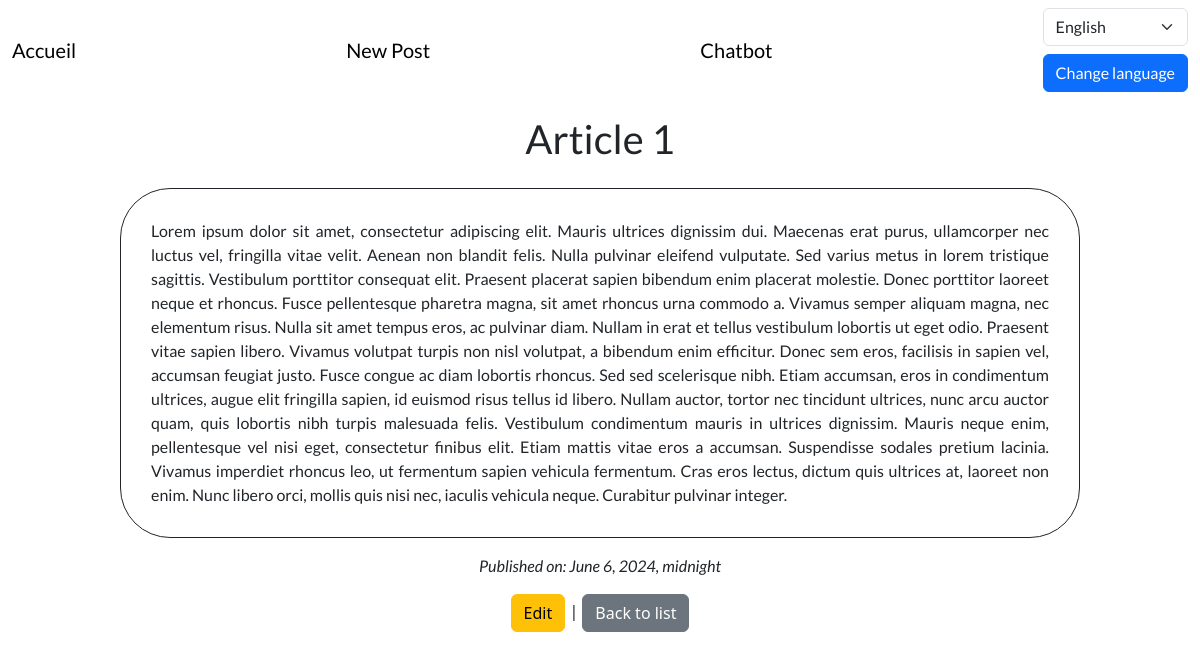
Screenshot of /en/post/2/ with the database file from the repository.
### main/models.py (models this page shows, shortened)
class BlogPost(models.Model):
    title = models.CharField(max_length=200)
    content = models.TextField()
    publication_date = models.DateTimeField(default=timezone.now)

### main/views.py (the view)
# urls.py: path('post/<int:pk>/', views.blog_post_detail, name='blog_post_detail'),
def blog_post_detail(request, pk):
    post = get_object_or_404(BlogPost, pk=pk)
    return render(request, 'blog_post_detail.html', {'post': post})

### main/templates/blog_post_detail.html (shortened to what this page needs)
<!DOCTYPE html>
<html>
<head>
    {% load static %}
    {% load i18n %}
    <link href="{% static 'css/blog_post_detail.css' %}" rel="stylesheet">
    <link href="https://cdn.jsdelivr.net/npm/bootstrap@5.3.3/dist/css/bootstrap.min.css" rel="stylesheet"
>
</head>
<body id="body">
    <nav id="navbar" class="navbar navbar-expand-lg">
        <div class="container-fluid">
            <a class="navbar-brand" href="/">Accueil</a>
            <a class="navbar-brand" href="{% url 'blog_post_new' %}">{% trans "New Post" %}</a>
            <a class="navbar-brand" href="/chatbot">Chatbot</a>
            <form action="{% url 'set_language' %}" method="post">
                <select name="language" class="form-select">
                    {% get_current_language as LANGUAGE_CODE %}
                    {% get_available_languages as LANGUAGES %}
                    {% for lang in LANGUAGES %}
                    {% if lang.0 == LANGUAGE_CODE %}
                    <option value="{{ lang.0 }}" selected>{{ lang.1 }}</option>
                    {% else %}
                    <option value="{{ lang.0 }}">{{ lang.1 }}</option>
                    {% endif %}
                    {% endfor %}
                </select>
                <input type="submit" value="{% trans 'Change language' %}" class="btn btn-primary mt-2">
            </form>
        </div>
    </nav>
    <h1 id="title-post">{{ post.title }}</h1>
    <p id="content-post">{{ post.content }}</p>
    <p><em>Published on: {{ post.publication_date }}</em></p>
    <a href="{% url 'blog_post_edit' post.pk %}" class="btn btn-warning">{% trans "Edit" %}</a> |
    <a href="{% url 'blog_post_list' %}" class="btn btn-secondary">{% trans "Back to list" %}</a>
</body>
</html>

### main/static/css/blog_post_detail.css (style rules this page uses)
#body { background-image: url('https://wallpaper.forfun.com/fetch/e8/e859248bc2d5ef708980128be1d95647.jpeg'); background-size: cover; background-repeat: no-repeat; background-position: center; text-align: -webkit-center; }
* { font-family: "Lato", sans-serif; }
#title-post { margin: 15px 0px 25px 0px; }
#content-post { border: 1px solid; border-radius: 50px; padding: 30px; width: 80%; background-color: white; text-align:justify; }

### rows the page displays
BlogPost: title "Article 1", content "Lorem ipsum dolor sit amet, consectetur adipiscing elit. Mauris ultrices dignissim dui. Maecenas erat purus, ullamcorper nec luctus vel, fringilla vitae velit. Aenean non blandit felis. Nulla pulvinar eleifend vulputate. Sed varius metus in lorem tristique sagittis. Vestibulum porttitor consequat elit. Praesent placerat sapien bibendum enim placerat molestie. Donec porttitor laoreet neque et rhoncus. Fusce pellentesque pharetra magna, sit amet rhoncus urna commodo a. Vivamus semper aliquam magna, nec elementum risus. Nulla sit amet tempus eros, ac pulvinar diam. Nullam in erat et tellus vestibulum lobortis ut eget odio. Praesent vitae sapien libero. Vivamus volutpat turpis non nisl…", publication_date "June 6, 2024, midnight"

### other values shown
form field language "English"
